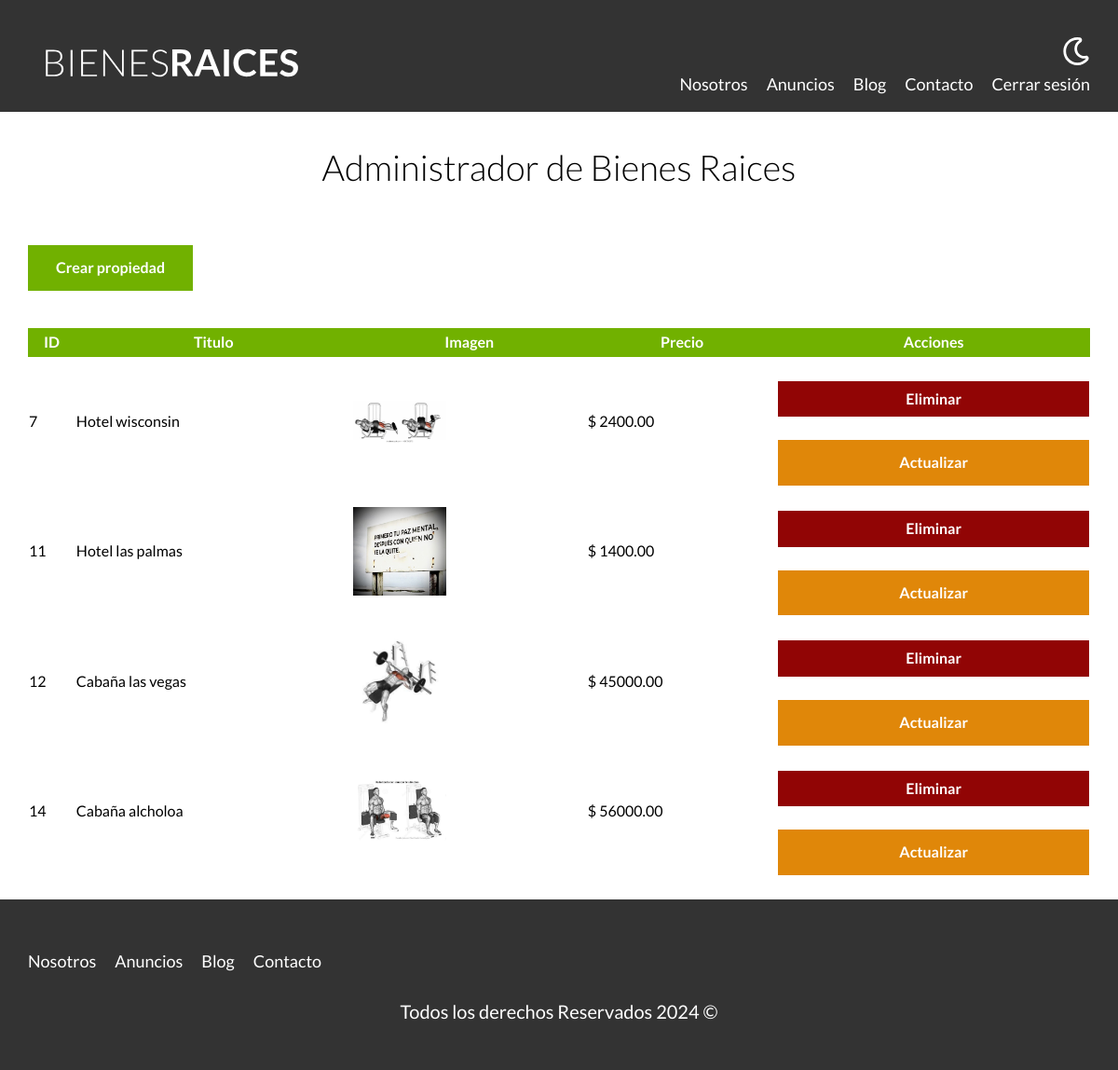
The page /admin (signed in) on the database its author committed.
### tables this page shows
CREATE TABLE `propiedades` (
  `id` int(11) NOT NULL,
  `titulo` varchar(45) NOT NULL,
  `precio` decimal(10,2) NOT NULL,
  `imagen` varchar(200) NOT NULL,
  `descripcion` longtext NOT NULL,
  `habitaciones` int(1) NOT NULL,
  `wc` int(1) NOT NULL,
  `estacionamiento` int(1) NOT NULL,
  `creado` date NOT NULL,
  `vendedores_id` int(11) NOT NULL
);

### admin/index.php (the view, shortened to what this page needs)
<?php
$db = conectarDB();
$query = "SELECT * FROM propiedades";
$propiedades = mysqli_query($db, $query);
?>
<main class="contenedor seccion">
    <h1>Administrador de Bienes Raices</h1>
    <a href="./propiedades/crear.php" class="boton boton-verde">Crear propiedad</a>
    <table class="propiedades">
        <thead>
            <tr>
                <th>ID</th>
                <th>Titulo</th>
                <th>Imagen</th>
                <th>Precio</th>
                <th>Acciones</th>
            </tr>
        </thead>
        <tbody>
            <?php while ($row = mysqli_fetch_assoc($propiedades)):  ?>
                <tr>
                    <td><?php echo $row['id'] ?></td>
                    <td><?php echo $row['titulo'] ?></td>
                    <td><img src="/bienes_raices/imagenes/<?php echo $row['imagen'] ?>" class="imagen-tabla"></td>
                    <td>$ <?php echo $row['precio'] ?></td>
                    <td>
                        <form method="POST">
                            <input type="submit" value="Eliminar" class="boton-rojo-block">
                        </form>
                        <a href="./propiedades/actualizar.php?id=<?php echo $row['id'] ?>" class="boton-amarillo-block">Actualizar</a>
                    </td>
                </tr>
            <?php endwhile ?>
        </tbody>
    </table>
</main>

### build/css/app.css (style rules this page uses)
html { line-height:1.15;-webkit-text-size-adjust:100% }
body { margin:0 }
main { display:block }
h1 { font-size:2em;margin:.67em 0 }
a { background-color:rgba(0,0,0,0) }
img { border-style:none }
button,input,optgroup,select,textarea { font-family:inherit;font-size:100%;line-height:1.15;margin:0 }
button,input { overflow:visible }
button,[type=button],[type=reset],[type=submit] { -webkit-appearance:button }
html { font-size:62.5%;box-sizing:border-box }
*,*:before,*:after { box-sizing:inherit }
body { font-family:"Lato",sans-serif;font-size:1.6rem;line-height:1.8 }
.contenedor { width:95%;max-width:120rem;margin:0 auto }
a { text-decoration:none }
img,picture { width:100%;display:block }
h1,h2,h3 { font-family:"Lato",sans-serif;margin:2.5rem 0;font-weight:300;text-align:center }
h1 { font-size:3.8rem }
.seccion { margin-top:2.5rem;margin-bottom:2.5rem }
.boton-amarillo-block { background-color:#e08709;color:#fff;font-weight:700;text-decoration:none;padding:1rem 3rem;text-align:center;margin-top:2.5rem;display:block;border:none }
.boton-verde { background-color:#71b100;color:#fff;font-weight:700;text-decoration:none;padding:1rem 3rem;text-align:center;margin-top:2.5rem;display:inline-block;border:none }
.boton-rojo-block { background-color:#910505;color:#fff;font-weight:700;text-decoration:none;padding:1rem 3rem;text-align:center;margin-top:2.5rem;display:block;border:none;width:100% }
table.propiedades { margin-top:4rem;width:100%;border-spacing:0 }
table.propiedades thead { background-color:#71b100 }
table.propiedades thead th { color:#fff }
table.propiedades .imagen-tabla { width:10rem }

### rows shown on the page
propiedades: id "7", titulo "Hotel wisconsin", imagen (picture), precio "2400.00"
propiedades: id "11", titulo "Hotel las palmas", imagen (picture), precio "1400.00"
propiedades: id "12", titulo "Cabaña las vegas", imagen (picture), precio "45000.00"
propiedades: id "14", titulo "Cabaña alcholoa", imagen (picture), precio "56000.00"
